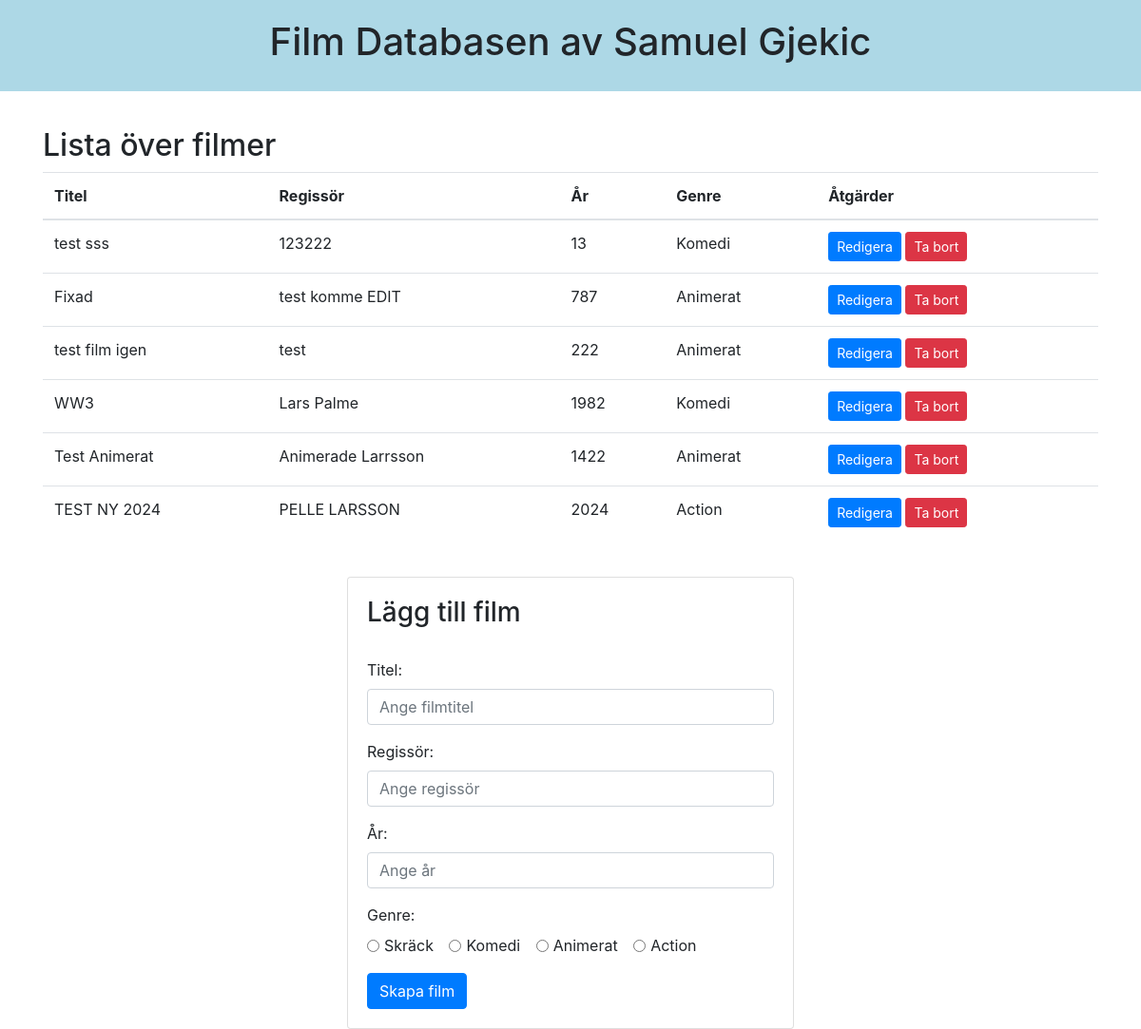
The page / on the database its author committed.
### tables this page shows
CREATE TABLE `movies` (
  `id` int NOT NULL,
  `title` varchar(255) NOT NULL,
  `year` varchar(255) NOT NULL,
  `category` varchar(255) NOT NULL,
  `author` varchar(255) NOT NULL
);

CREATE TABLE `categories` (
  `id` int NOT NULL,
  `category` varchar(255) NOT NULL
);

### includes/movies_module.php (called while the page is built, shortened)
<?php
class MoviesModule {
public function getAllMovies() {
    global $dbconn;
    $sql = "SELECT movies.id,movies.title, movies.year, categories.category ,movies.author
    FROM movies
    JOIN categories ON movies.category = categories.id";
    $query = $dbconn->prepare($sql);
    $query->execute();
    $query->bind_result($id,$title,$year,$category,$author);
    while ($query->fetch() ) {
    $movie = [
        'title'=> $title,
        'year'=> $year,
        'category'=> $category,
        'author' => $author,
        'id' => $id,
    ];
    $movies[] = $movie;
    }
    return $movies;
}
}

### index.php (the view, shortened to what this page needs)
<?php
      require_once $_SERVER['DOCUMENT_ROOT'] . '/includes/movies_module.php';
      $module = new MoviesModule();
      $movies = $module->getAllMovies();
      ?>
<!DOCTYPE html>
<html lang="sv">
<head>
  <link href="https://stackpath.bootstrapcdn.com/bootstrap/4.5.2/css/bootstrap.min.css" rel="stylesheet">
  <link rel="stylesheet" href="styles/css/styles.css">
</head>
<body>
  <div class="header">
    <h1><?= pagetitle  ?></h1>
  </div>
<div class="container">
  <h2><br>Lista över filmer</h2>
  <table class="table">
    <thead>
      <tr>
        <th>Titel</th>
        <th>Regissör</th>
        <th>År</th>
        <th>Genre</th>
        <th>Åtgärder</th>
      </tr>
    </thead>
    <tbody>
      <?php if (!empty($movies)) : ?>
        <?php foreach ($movies as $movie) : ?>
          <tr>
            <td><?= $movie['title'] ?></td>
            <td><?= $movie['author'] ?></td>
            <td><?= $movie['year'] ?></td>
            <td><?= $movie['category'] ?></td>
            <td>
              <a href="edit.php?id=<?= $movie['id'] ?>" class="btn btn-sm btn-primary">Redigera</a>
              <a href="?action=delete&id=<?= $movie['id'] ?>" class="btn btn-sm btn-danger">Ta bort</a>
            </td>
          </tr>
        <?php endforeach; ?>
      <?php else : ?>
        <tr>
          <td colspan="5"><span style="color:red;">Inga filmer hittades</span></td>
        </tr>
      <?php endif; ?>
    </tbody>
  </table>
</div>
<div class="container form-container"><br>
  <div class="card">
    <div class="card-body">
      <form method="post">
      <h3>Lägg till film</h3><br>
        <div class="form-group">
          <label for="title">Titel:</label>
          <input type="text" class="form-control" id="title" name="title" placeholder="Ange filmtitel" required>
        </div>
        <div class="form-group">
          <label for="director">Regissör:</label>
          <input type="text" class="form-control" id="author" name="author" placeholder="Ange regissör" required>
        </div>
        <div class="form-group">
          <label for="year">År:</label>
          <input type="number" class="form-control" id="year" name="year" placeholder="Ange år" required>
        </div>
        <div class="form-group">
    <label for="category">Genre:</label><br>
    <div class="form-check form-check-inline">
        <input class="form-check-input" type="radio" id="skrack" name="category" value="1" required>
        <label class="form-check-label" for="skrack">Skräck</label>
    </div>
    <div class="form-check form-check-inline">
        <input class="form-check-input" type="radio" id="komedi" name="category" value="2">
        <label class="form-check-label" for="komedi">Komedi</label>
    </div>
    <div class="form-check form-check-inline">
        <input class="form-check-input" type="radio" id="animerat" name="category" value="3">
        <label class="form-check-label" for="animerat">Animerat</label>
    </div>
    <div class="form-check form-check-inline">
        <input class="form-check-input" type="radio" id="action" name="category" value="4">
        <label class="form-check-label" for="action">Action</label>
    </div>
</div>
        <button type="submit" class="btn btn-primary">Skapa film</button>
      </form>
    </div>
  </div>
</div>
</body>
</html>

### styles/css/styles.css (style rules this page uses)
.header { background-color: #add8e6; padding: 20px; text-align: center; }
.form-container { max-width: 500px; margin: 0 auto; }

### rows shown on the page
movies: title "test sss", author "123222", year "13", categories.category "Komedi"
movies: title "Fixad", author "test komme EDIT", year "787", categories.category "Animerat"
movies: title "test film igen", author "test", year "222", categories.category "Animerat"
movies: title "WW3", author "Lars Palme", year "1982", categories.category "Komedi"
movies: title "Test Animerat", author "Animerade Larrsson", year "1422", categories.category "Animerat"
movies: title "TEST NY 2024", author "PELLE LARSSON", year "2024", categories.category "Action"

### other values the page prints
pagetitle "Film Databasen av Samuel Gjekic"
